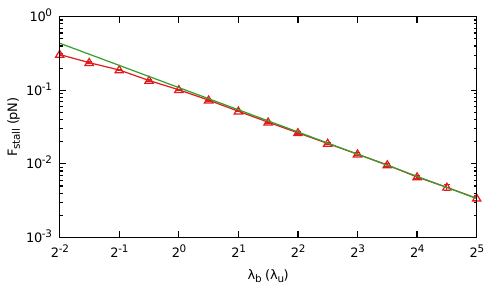

Reproduce this figure in gnuplot.
#!/usr/bin/gnuplot
set term pdfcairo enhanced linewidth 1.75 font ",14"
set output "k_Fstall.pdf"

load "Data/my.pal"

set key off

set xlabel "{/Symbol l}_{b} ({/Symbol l}_{u})"
set ylabel "F_{stall} (pN)"

set logscale x
set logscale y

set format y "10^{%L}"
set xtics ("2^{-2}" 0.25, "2^{-1}" 0.5, "2^0" 1, "2^1" 2, "2^2" 4, "2^3" 8, "2^4" 16, "2^5" 32 )

fit [8:] B*x**(-a)  "Data/F_k.dat" u ($1/4.):6:7 yerrors via a,B

plot [0.25:32] "Data/F_k.dat" u ($1/4.):6:7 w yerrorlines ls 8 \
    , B/x**a ls 6 notitle 
